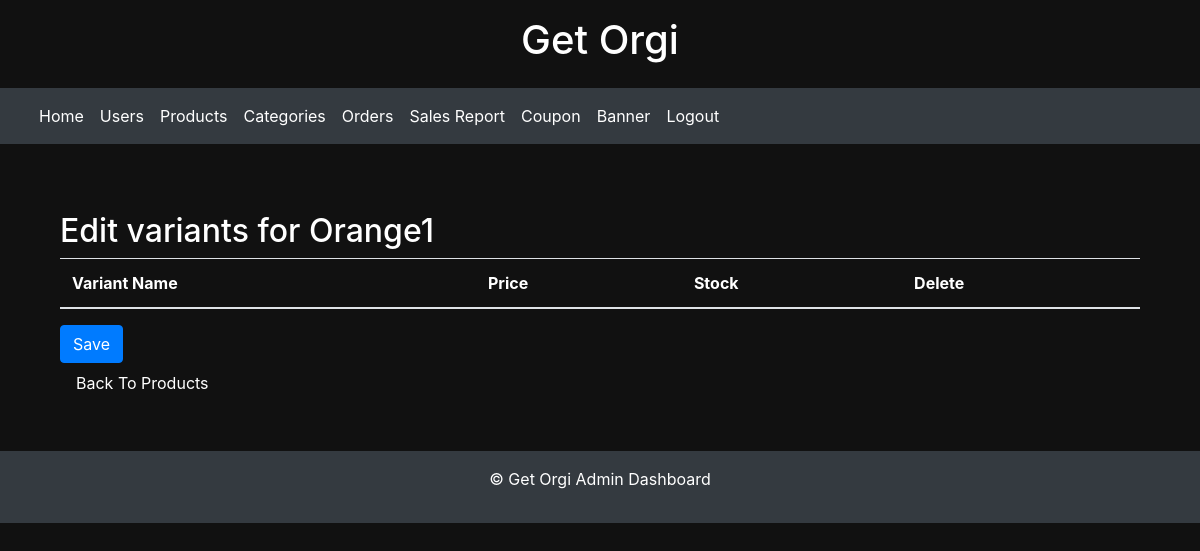
/product/2/edit-variants/, run on an earlier commit of the app's database.
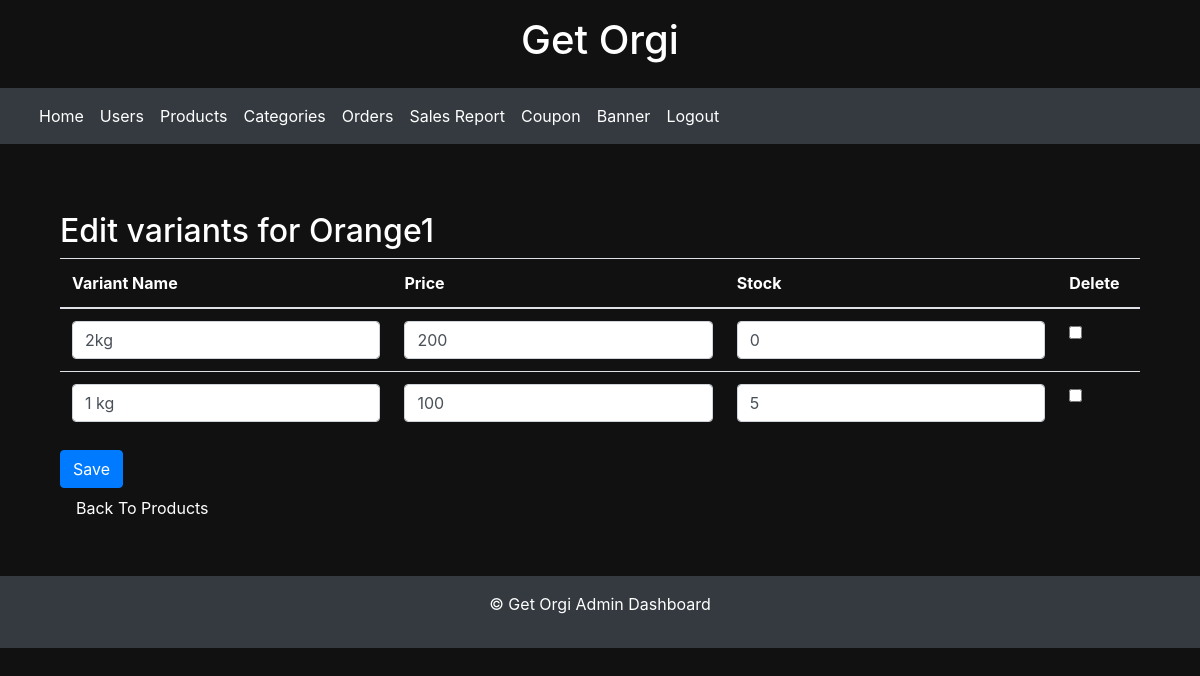
And on a later commit of the database.
### shopping/models.py (models this page shows, shortened)
class ProductVariant(models.Model):
    product = models.ForeignKey(Product, on_delete=models.CASCADE)
    variant =models.CharField(max_length=50)
    price = models.IntegerField()
    price_after_offer = models.IntegerField(default=0)
    stock = models.PositiveIntegerField(default=1)

### shopping/views.py (the view, shortened to what this page needs)
# urls.py: path('product/<int:product_id>/edit-variants/', views.edit_variants, name='edit_variants'),
def edit_variants(request, product_id):
    product = get_object_or_404(Product, pk=product_id)
    variants = ProductVariant.objects.filter(product=product)
    return render(request, 'edit_variants.html', {'product': product, 'variants': variants})

### templates/edit_variants.html (shortened to what this page needs)
{% extends 'admin_dash.html' %}
{% block content %}
<body style="background-color: #111; color: #fff;">
<div class="container-fluid" style="background-color: #111; color: #fff;">
  <h2>Edit variants for {{ product.name }}</h2>
  <form method="post">
    <table class="table" style="background-color: #111; color: #fff;">
      <thead>
        <tr>
          <th>Variant Name</th>
          <th>Price</th>
          <th>Stock</th>
          <th>Delete</th>
        </tr>
      </thead>
      <tbody>
        {% for variant in variants %}
          <tr>
            <td><input type="text" id="{{ variant.id }}_name" name="{{ variant.id }}_name" value="{{ variant.variant }}" class="form-control" required></td>
            <td><input type="number" id="{{ variant.id }}_price" name="{{ variant.id }}_price" value="{{ variant.price }}" class="form-control" required></td>
            <td><input type="number" id="{{ variant.id }}_stock" name="{{ variant.id }}_stock" value="{{ variant.stock }}" class="form-control" required></td>
            <td><input type="checkbox" name="{{ variant.id }}_delete"></td>
          </tr>
        {% endfor %}
      </tbody>
    </table>
    <button type="submit" class="btn btn-primary">Save</button>
      <a class="nav-link" href="{% url 'admin_page' %}">Back To Products</a>
  </form>
</div>
</body>
{% endblock %}

What changed in the data, as far as the page shows it:
added ProductVariant: variant "2kg", price "200", stock "0"
added ProductVariant: variant "1 kg", price "100", stock "5"
